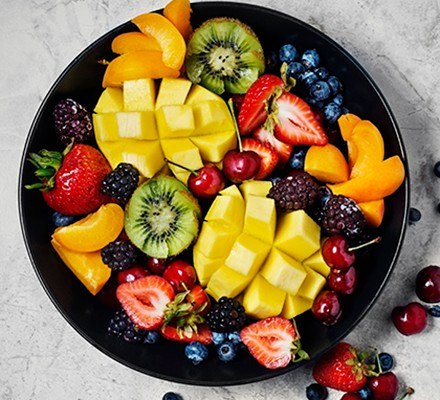
#> input picture mean_filter/fruits.jpg, 440 x 400 px
$ python mean_filter.py
#> lines starting #> are read from the running program, lines starting #| are printed output that depends on the picture
import cv2
import numpy as np
import matplotlib.pyplot as plt

def ortalama_filtre(image, kernel_size):
   return cv2.blur(image, (kernel_size, kernel_size))

image = "fruits.jpg"
image_read = cv2.imread(image)
#> image_read is the input picture: shape (400, 440, 3); mean B, G, R 78.2, 114.7, 140.6

filtered_image = ortalama_filtre(image_read, kernel_size=3)
#> in ortalama_filtre, `return cv2.blur(image, (kernel_size, kernel_size))`:
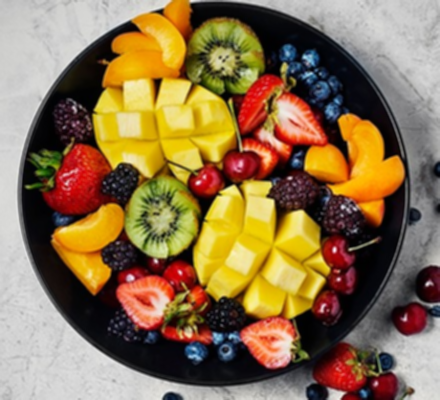
#> returned value: shape (400, 440, 3); mean of channels 0, 1, 2 78.2, 114.7, 140.6; drawn as B, G, R

plt.figure(figsize=(10, 5))

plt.subplot(121)
plt.imshow(cv2.cvtColor(filtered_image, cv2.COLOR_BGR2RGB))
plt.title('Original Image')

plt.subplot(122)
plt.imshow(cv2.cvtColor(filtered_image, cv2.COLOR_BGR2RGB))
plt.title('Filtered Image')

plt.show()
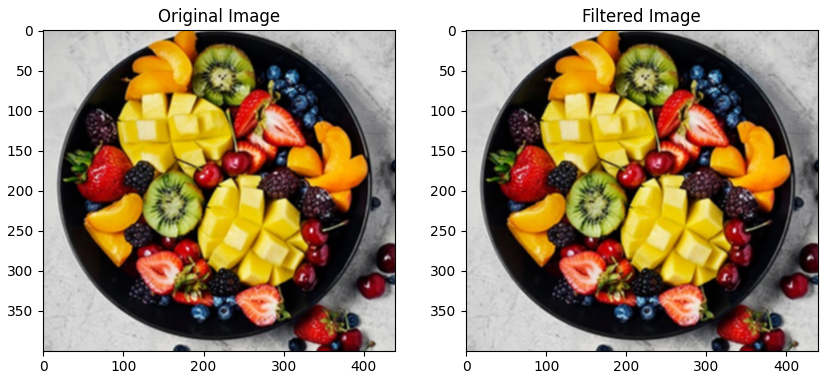
#> figure drawn by matplotlib, 2 panels
